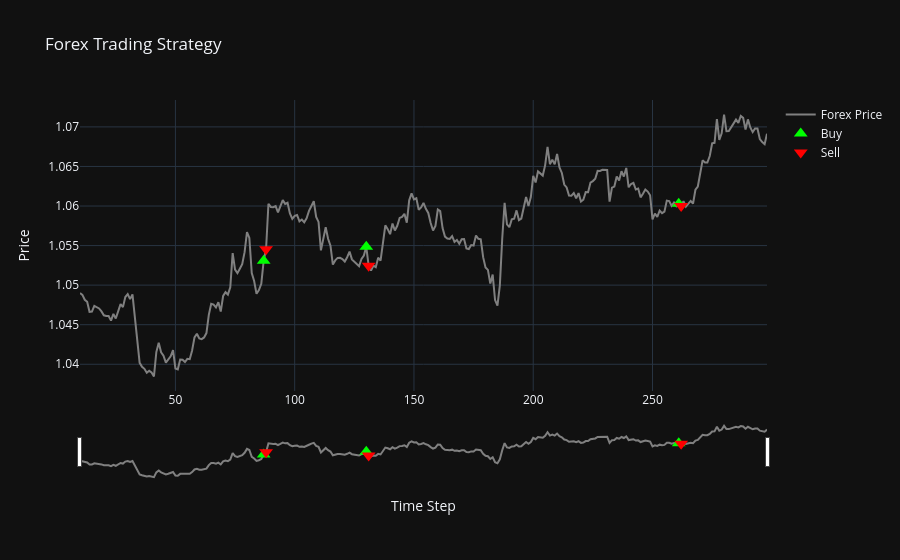

Here is the notebook cell this chart was saved with:
### Code cell
import plotly.graph_objects as go

env_evaluate = gym.make(env_name, frame_bound=(10, 300), window_size=10)

obs, info = env_evaluate.reset(seed=42)
done = False

tick_history = []
price_history = []
action_history = []

while not done:
    action, _ = model.predict(obs)

    tick = env_evaluate.unwrapped._current_tick
    price = env_evaluate.unwrapped.prices[tick]

    obs, reward, terminated, truncated, info = env_evaluate.step(action)
    done = terminated or truncated

    tick_history.append(tick)
    price_history.append(price)
    action_history.append(int(action))


fig = go.Figure()

fig.add_trace(go.Scatter(
    x=tick_history,
    y=price_history,
    mode='lines',
    name='Forex Price',
    line=dict(color='gray')
))

buy_ticks, buy_prices = [], []
sell_ticks, sell_prices = [], []

prev_action = action_history[0]

for i in range(1, len(action_history)):
    if action_history[i] == 1 and prev_action == 0:
        buy_ticks.append(tick_history[i])
        buy_prices.append(price_history[i])
    elif action_history[i] == 0 and prev_action == 1:
        sell_ticks.append(tick_history[i])
        sell_prices.append(price_history[i])
    prev_action = action_history[i]

fig.add_trace(go.Scatter(
    x=buy_ticks,
    y=buy_prices,
    mode='markers',
    name='Buy',
    marker=dict(color='lime', size=12, symbol='triangle-up')
))

fig.add_trace(go.Scatter(
    x=sell_ticks,
    y=sell_prices,
    mode='markers',
    name='Sell',
    marker=dict(color='red', size=12, symbol='triangle-down')
))

fig.update_layout(
    title='Forex Trading Strategy',
    xaxis_title='Time Step',
    yaxis_title='Price',
    xaxis=dict(rangeslider=dict(visible=True)),
    template='plotly_dark'
)

fig.show()

### Figure 1 — Plotly figure (JSON) as saved in the notebook; plotly's stock layout.template omitted (floating-point values rounded to 4 significant figures; data arrays with more than 128 entries replaced by an {"elided": "..."} marker saying what was removed)
{"data": [{"line": {"color": "gray"}, "mode": "lines", "name": "Forex Price", "type": "scatter", "x": {"elided": "289 int values"}, "y": {"elided": "289 float values"}}, {"marker": {"color": "lime", "size": 12, "symbol": "triangle-up"}, "mode": "markers", "name": "Buy", "type": "scatter", "x": [87, 130, 261], "y": [1.053, 1.055, 1.06]}, {"marker": {"color": "red", "size": 12, "symbol": "triangle-down"}, "mode": "markers", "name": "Sell", "type": "scatter", "x": [88, 131, 262], "y": [1.055, 1.052, 1.06]}], "layout": {"title": {"text": "Forex Trading Strategy"}, "xaxis": {"rangeslider": {"visible": true}, "title": {"text": "Time Step"}}, "yaxis": {"title": {"text": "Price"}}}}
